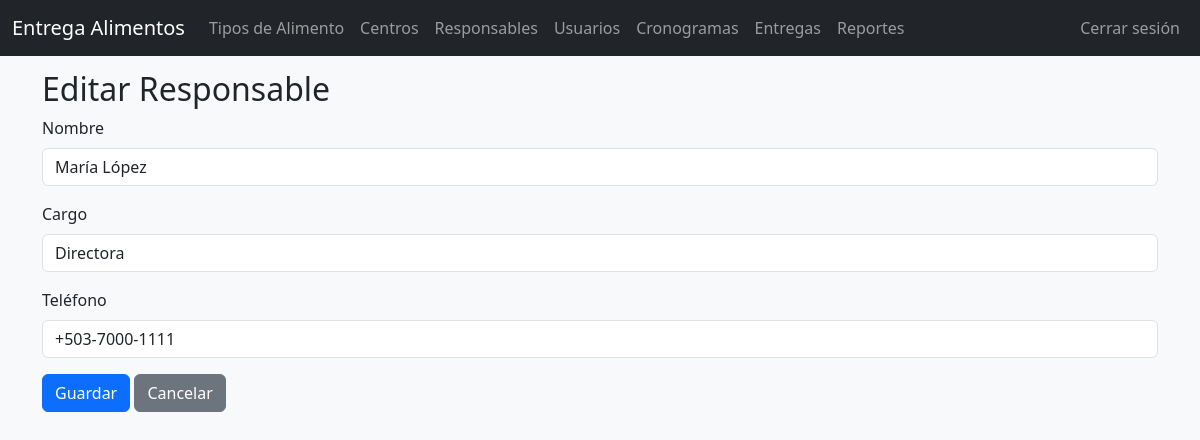
/index.php?controller=responsables&action=edit&id=1 (signed in), run on the app's committed database.
### tables this page shows
CREATE TABLE mnt_responsables (
id_responsable INT AUTO_INCREMENT PRIMARY KEY,
nombre VARCHAR(150) NOT NULL,
cargo VARCHAR(100) DEFAULT NULL,
telefono VARCHAR(30) DEFAULT NULL
);

### app/core/Controller.php (called while the page is built, shortened)
<?php
class Controller
{
    protected function view($path, $data = [])
    {
        extract($data);
        require_once __DIR__ . '/../views/layout/header.php';
        require_once __DIR__ . '/../views/' . $path . '.php';
        require_once __DIR__ . '/../views/layout/footer.php';
    }
}

### app/controllers/ResponsablesController.php (called while the page is built, shortened)
<?php
class ResponsablesController extends Controller
{
    public function edit()
    {
        $id = $_GET['id'] ?? null;
        $m = new Responsable();
        $item = $m->find($id, 'id_responsable');
        $this->view('responsables/form', ['action' => 'update', 'responsable' => $item]);
    }
}

### app/core/Model.php (called while the page is built, shortened)
<?php
class Model
{
    protected $pdo;
    protected $table;
    public function __construct()
    {
        $this->pdo = Database::getConnection();
    }
    public function find($id, $pk = 'id')
    {
        $stmt = $this->pdo->prepare("SELECT * FROM {$this->table} WHERE {$pk} = :id");
        $stmt->execute(['id' => $id]);
        return $stmt->fetch();
    }
}

### app/config.php (called while the page is built)
<?php
return [
    'db' => [
        'host' => '127.0.0.1',
        'dbname' => 'entrega_alimentos',
        'user' => 'root',
        'pass' => ''
    ]
];

### app/core/Database.php (called while the page is built)
<?php
class Database
{
    private static $pdo = null;
    public static function getConnection()
    {
        if (self::$pdo === null) {
            $config = require __DIR__ . '/../config.php';
            $db = $config['db'];
            $dsn = "mysql:host={$db['host']};dbname={$db['dbname']};charset=utf8mb4";
            try {
                self::$pdo = new PDO($dsn, $db['user'], $db['pass'], [
                    PDO::ATTR_ERRMODE => PDO::ERRMODE_EXCEPTION,
                    PDO::ATTR_DEFAULT_FETCH_MODE => PDO::FETCH_ASSOC,
                ]);
            } catch (\PDOException $e) {
                die('DB connection failed: ' . $e->getMessage());
            }
        }
        return self::$pdo;
    }
}

### app/views/responsables/form.php (the view, shortened to what this page needs)
<?php $isEdit = !empty($responsable); ?>
<h2><?= $isEdit ? 'Editar Responsable' : 'Nuevo Responsable' ?></h2>
<form method="post" action="index.php?controller=responsables&action=<?= $action ?>">
    <div class="mb-3">
        <label for="nombre" class="form-label">Nombre</label>
        <input id="nombre" name="nombre" class="form-control" required value="<?= $isEdit ? htmlspecialchars($responsable['nombre']) : '' ?>">
    </div>
    <div class="mb-3">
        <label for="cargo" class="form-label">Cargo</label>
        <input id="cargo" name="cargo" class="form-control" value="<?= $isEdit ? htmlspecialchars($responsable['cargo']) : '' ?>">
    </div>
    <div class="mb-3">
        <label for="telefono" class="form-label">Teléfono</label>
        <input id="telefono" name="telefono" class="form-control" value="<?= $isEdit ? htmlspecialchars($responsable['telefono']) : '' ?>">
    </div>
    <button class="btn btn-primary">Guardar</button>
    <a class="btn btn-secondary" href="index.php?controller=responsables&action=index">Cancelar</a>
</form>

### assets/css/style.css (style rules this page uses)
body { background: #f8f9fa; }

### data on the page
mnt_responsables: nombre "María López", cargo "Directora", telefono "+503-7000-1111"
